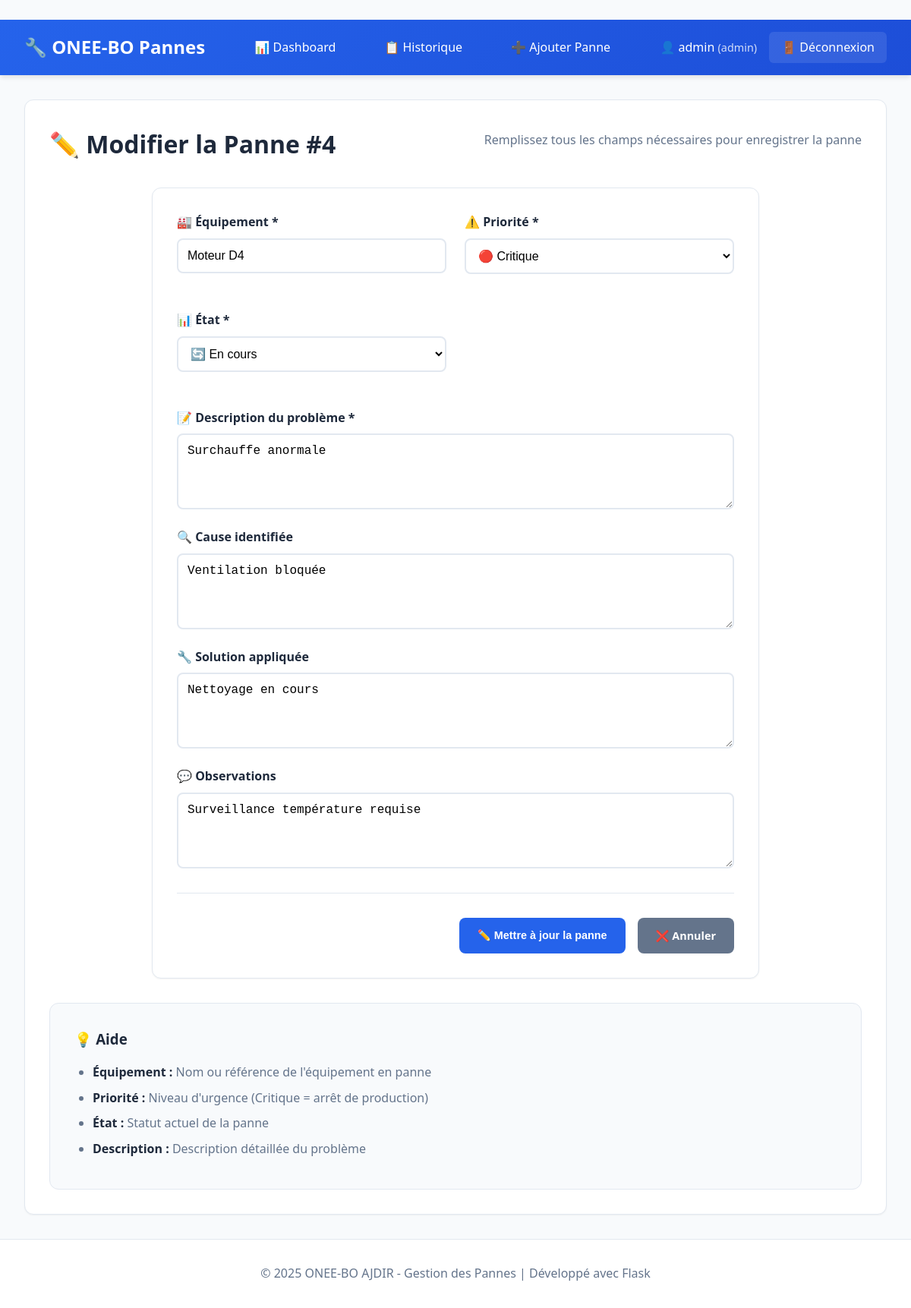
/modifier_panne/4 (signed in), run on the app's committed database.
### tables this page shows
CREATE TABLE pannes (
            id INTEGER PRIMARY KEY AUTOINCREMENT,
            equipement TEXT NOT NULL,
            description TEXT NOT NULL,
            priorite TEXT NOT NULL CHECK (priorite IN ('Faible', 'Moyenne', 'Élevée', 'Critique')),
            etat TEXT NOT NULL CHECK (etat IN ('En attente', 'En cours', 'Résolue', 'Fermée')),
            date_creation TIMESTAMP NOT NULL,
            cause TEXT,
            solution TEXT,
            observation TEXT,
            user_id INTEGER NOT NULL,
            FOREIGN KEY (user_id) REFERENCES users (id)
        );

### app1.py (the view, shortened to what this page needs)
@app.route('/modifier_panne/<int:panne_id>', methods=['GET', 'POST'])
@login_required
def modifier_panne(panne_id):
    conn = get_db_connection()
    panne = conn.execute('SELECT * FROM pannes WHERE id = ?', (panne_id,)).fetchone()
    conn.close()
    if not panne:
        flash('Panne non trouvée', 'error')
        return redirect(url_for('historique'))
    return render_template('ajouter_panne.html', panne=panne, mode='modifier')

### app1.py (called while the page is built)
def get_db_connection():
    conn = sqlite3.connect('gmao.db')
    conn.row_factory = sqlite3.Row
    return conn

def login_required(f):
    @wraps(f)
    def decorated_function(*args, **kwargs):
        if 'user_id' not in session:
            return redirect(url_for('login'))
        return f(*args, **kwargs)
    return decorated_function

### templates/ajouter_panne.html (shortened to what this page needs)
{% extends "base.html" %}
{% block content %}
<div class="page-header">
    <h1>
        {% if mode == 'modifier' %}
        ✏️ Modifier la Panne #{{ panne.id }}
        {% else %}
        ➕ Ajouter une Nouvelle Panne
        {% endif %}
    </h1>
    <p>Remplissez tous les champs nécessaires pour enregistrer la panne</p>
</div>
<div class="form-container">
    <form method="POST" class="panne-form">
        <div class="form-row">
            <div class="form-group">
                <label for="equipement">🏭 Équipement *</label>
                <input type="text" id="equipement" name="equipement" required
                       placeholder="Ex: Compresseur A1, Pompe B2..."
                       value="{{ panne.equipement if panne else '' }}">
            </div>
            <div class="form-group">
                <label for="priorite">⚠️ Priorité *</label>
                <select id="priorite" name="priorite" required>
                    <option value="Critique" {% if panne and panne.priorite == 'Critique' %}selected{% endif %}>🔴 Critique</option>
                </select>
            </div>
        </div>
        <div class="form-row">
            <div class="form-group">
                <label for="etat">📊 État *</label>
                <select id="etat" name="etat" required>
                    <option value="En cours" {% if panne and panne.etat == 'En cours' %}selected{% endif %}>🔄 En cours</option>
                </select>
            </div>
        </div>
        <div class="form-group">
            <label for="description">📝 Description du problème *</label>
            <textarea id="description" name="description" required rows="4"
                      placeholder="Décrivez en détail le problème rencontré...">{{ panne.description if panne else '' }}</textarea>
        </div>
        <div class="form-group">
            <label for="cause">🔍 Cause identifiée</label>
            <textarea id="cause" name="cause" rows="3"
                      placeholder="Quelle est la cause du problème ? (optionnel)">{{ panne.cause if panne else '' }}</textarea>
        </div>
        <div class="form-group">
            <label for="solution">🔧 Solution appliquée</label>
            <textarea id="solution" name="solution" rows="3"
                      placeholder="Quelle solution a été appliquée ? (optionnel)">{{ panne.solution if panne else '' }}</textarea>
        </div>
        <div class="form-group">
            <label for="observation">💬 Observations</label>
            <textarea id="observation" name="observation" rows="3"
                      placeholder="Observations supplémentaires... (optionnel)">{{ panne.observation if panne else '' }}</textarea>
        </div>
        <div class="form-actions">
            <button type="submit" class="btn btn-primary">
                {% if mode == 'modifier' %}
                ✏️ Mettre à jour la panne
                {% else %}
                ➕ Ajouter la panne
                {% endif %}
            </button>
            <a href="{{ url_for('historique') }}" class="btn btn-secondary">❌ Annuler</a>
        </div>
    </form>
</div>
<div class="form-help">
    <h3>💡 Aide</h3>
    <ul>
        <li><strong>Équipement :</strong> Nom ou référence de l'équipement en panne</li>
        <li><strong>Priorité :</strong> Niveau d'urgence (Critique = arrêt de production)</li>
        <li><strong>État :</strong> Statut actuel de la panne</li>
        <li><strong>Description :</strong> Description détaillée du problème</li>
    </ul>
</div>
{% endblock %}

### static/style1.css (style rules this page uses)
:root { --primary-color: #2563eb; --primary-dark: #1d4ed8; --secondary-color: #64748b; --success-color: #10b981; --warning-color: #f59e0b; --danger-color: #ef4444; --info-color: #3b82f6; --bg-color: #f8fafc; --card-bg: #ffffff; --border-color: #e2e8f0; --text-color: #1e293b; --text-muted: #64748b; --priority-critical: #dc2626; --priority-high: #ea580c; --priority-medium: #ca8a04; --priority-low: #16a34a; --status-pending: #eab308; --status-progress: #3b82f6; --status-resolved: #10b981; --status-closed: #6b7280; --shadow-sm: 0 1px 2px 0 rgb(0 0 0 / 0.05); --shadow-md: 0 4px 6px -1px rgb(0 0 0 / 0.1); --shadow-lg: 0 10px 15px -3px rgb(0 0 0 / 0.1); }
* { margin: 0; padding: 0; box-sizing: border-box; }
body { font-family: 'Segoe UI', Tahoma, Geneva, Verdana, sans-serif; background-color: var(--bg-color); color: var(--text-color); line-height: 1.6; min-height: 100vh; display: flex; flex-direction: column; }
.page-header { margin-bottom: 2rem; display: flex; justify-content: space-between; align-items: flex-start; flex-wrap: wrap; gap: 1rem; }
.page-header h1 { font-size: 2rem; font-weight: 700; color: var(--text-color); }
.page-header p { color: var(--text-muted); margin-top: 0.5rem; }
.btn { display: inline-flex; align-items: center; padding: 0.75rem 1.5rem; border: none; border-radius: 8px; text-decoration: none; font-weight: 600; font-size: 0.9rem; cursor: pointer; transition: all 0.2s; gap: 0.5rem; }
.btn-primary { background-color: var(--primary-color); color: white; }
.btn-secondary { background-color: var(--secondary-color); color: white; }
.form-container { max-width: 800px; margin: 0 auto; }
.panne-form { background-color: var(--card-bg); padding: 2rem; border-radius: 12px; border: 1px solid var(--border-color); box-shadow: var(--shadow-sm); }
.form-row { display: grid; grid-template-columns: 1fr 1fr; gap: 1.5rem; margin-bottom: 1.5rem; }
.form-group { margin-bottom: 1.5rem; }
.form-group label { display: block; margin-bottom: 0.5rem; font-weight: 600; color: var(--text-color); }
.form-group input, .form-group select, .form-group textarea { width: 100%; padding: 0.75rem; border: 2px solid var(--border-color); border-radius: 8px; font-size: 1rem; transition: border-color 0.2s, box-shadow 0.2s; background-color: white; }
textarea { resize: vertical; min-height: 100px; }
.form-actions { display: flex; gap: 1rem; justify-content: flex-end; margin-top: 2rem; padding-top: 2rem; border-top: 1px solid var(--border-color); }
.form-help { background-color: var(--bg-color); padding: 2rem; border-radius: 12px; border: 1px solid var(--border-color); margin-top: 2rem; }
.form-help h3 { margin-bottom: 1rem; color: var(--text-color); }
.form-help ul { margin-left: 1.5rem; }
.form-help li { margin-bottom: 0.5rem; color: var(--text-muted); }
.form-help strong { color: var(--text-color); }

### data on the page
pannes: id "4", equipement "Moteur D4", priorite "🔴 Critique", etat "🔄 En cours", description "Surchauffe anormale", cause "Ventilation bloquée", solution "Nettoyage en cours", observation "Surveillance température requise"

### other printed values
{{ session.username }} "admin"
{{ session.role }} "admin"
